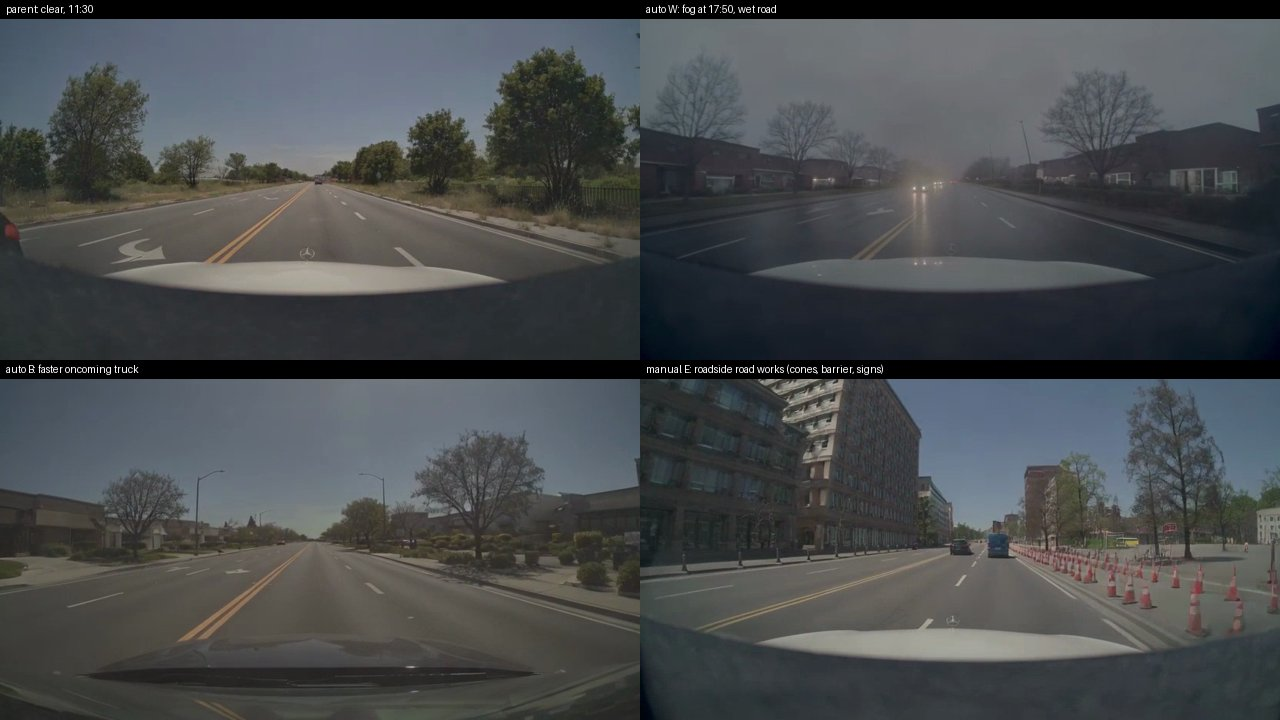
#> input picture report/figs/aug_variants.jpg, 1280 x 720 px
$ python -i hood.py   (imports and definitions only)
#> lines starting #> are read from the running program, lines starting #| are printed output that depends on the picture
"""The ego's hood in the front wide camera (T1 closed loop).

Sim-Auto draws its rig's hood across the bottom of the front frames, with the same outline in the first chunk of all 14
T1 runs (480p and 720p), but the WSM controls leave that area black, so the hood is only as steady as the I2V chain that
carries it. A chunk generated without a conditioning frame draws its own: in the 40 s protected-left rerun the redraw at
29.3 s gave a light rounded hood and the one at 33.6 s none at all, and from there to the end the front view read like a
side camera. Along the chain the hood blurs as well (the correlation of its fine detail with chunk 0's fell from 0.88 to
0.37 over the first 18 chunks). :class:`Hood` keeps chunk 0's hood and pastes it, with a soft edge, over the front
frames of every later chunk: its videos, and its last frame, which the policy sees and the next chunk is conditioned
on, so the chain carries chunk 0's hood again after a redraw. A redraw that draws its own hood larger than chunk 0's
still shows that part around the pasted one (a light rim at 29.3 s; a grey box under the wipers at 34.1 s in the next
rerun, which the chain then carried for 4 s): :meth:`Hood.leak` scores that, and the closed loop re-rolls such redraws.
"""
from __future__ import annotations

from pathlib import Path

import cv2
import numpy as np

HOOD_CAMS = ("camera_front_wide_120fov",)
# the hood, the wipers and the dark band below them down to the image's edge (the hood alone floated over the road on a
# redraw that drew none), as fractions of the width and height; measured at 1280x720 on the first chunk of 14 runs
OUTLINE = np.array([(165, 648), (350, 572), (910, 572), (1080, 648), (1095, 720), (150, 720)]) / (1280, 720)
# below the wipers the band is the road seen through the dashboard's reflection: chunk 0's markings pasted there stood
# still, so the band gets the reflection's median colour at half weight over the current road
BAND, BAND_WEIGHT = 664 / 720, 0.5
# Hood.leak above this is a redraw whose own hood shows around the pasted one: over 34 past redraws the six with a light
# rim or a box scored 0.21-0.40, the clean ones at most 0.16
LEAK_ABOVE = 0.18
ROAD = (slice(500 / 720, 530 / 720), slice(380 / 1280, 880 / 1280))      # the road just ahead, which normalises brightness


# [29 lines left out: functions _outline, hood_alpha, _open, _rel_gray, not called in this run]


class Hood:
    """``reference`` takes chunk 0's last frames; calling it pastes their hood into a later chunk's front frames."""

    def __init__(self, cams: tuple[str, ...] = HOOD_CAMS):
        self.cams = cams
        self.ref: dict[str, np.ndarray] = {}
        self.look: dict[str, np.ndarray] = {}          # chunk 0's frame as pasted, the rim and band :meth:`leak` expects

    def reference(self, frames: dict[str, str | Path]) -> None:
        """Chunk 0's last frames, the band below the wipers filled with its median colour."""
        self.ref, self.look = {}, {}
        for c, p in frames.items():
            if c in self.cams:
                raw = cv2.imread(str(p))
                img = raw.copy()
                band = _outline(img.shape[:2]) > 0
                band[:int(BAND * img.shape[0])] = False
                img[band] = np.median(img[band], 0)
                self.ref[c] = img
                self.look[c] = _rel_gray(self.paste(raw, c))

    # [42 lines left out: functions leak, paste, __call__, not called in this run]

>>> import cv2
>>> picture = cv2.imread('../../../report/figs/aug_variants.jpg', cv2.IMREAD_GRAYSCALE)
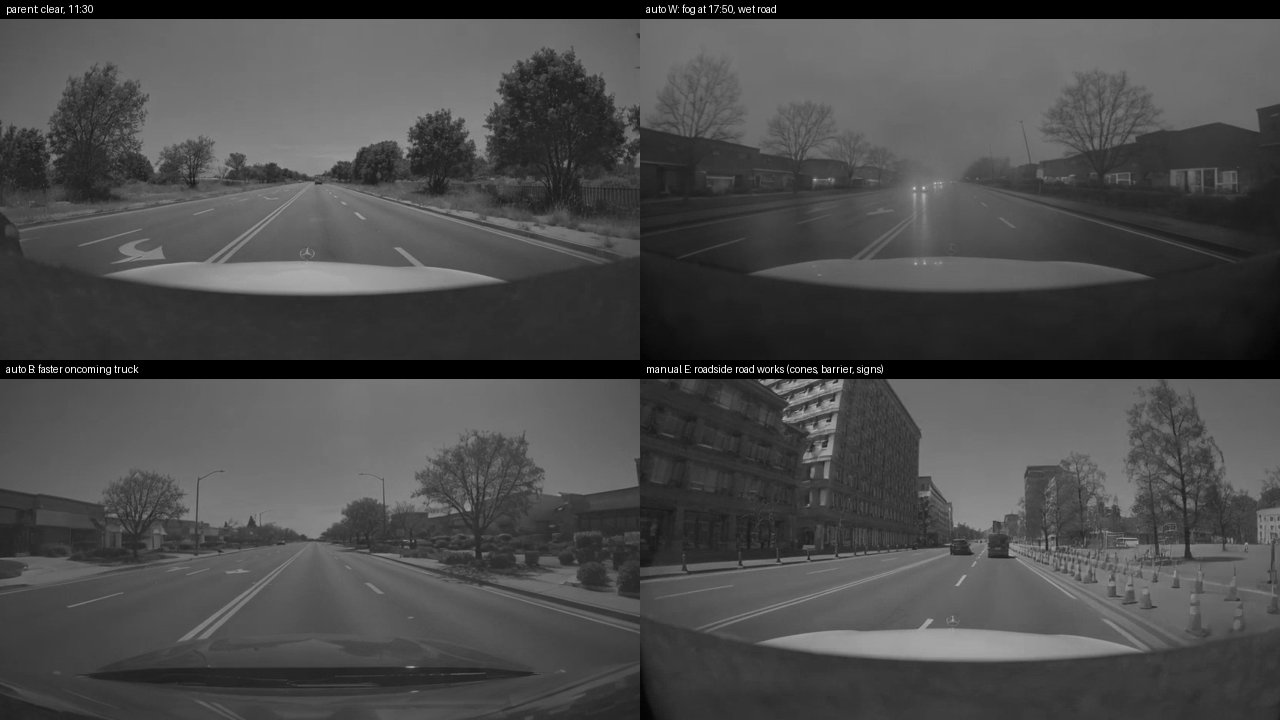
#> picture: shape (720, 1280); min 0, max 255, mean 75.5
>>> result = Hood().reference(picture)
#> (the run stopped early here; a loop or call above may not have finished)

$ run again, on report/figs/cosmos_hw_gen.jpg
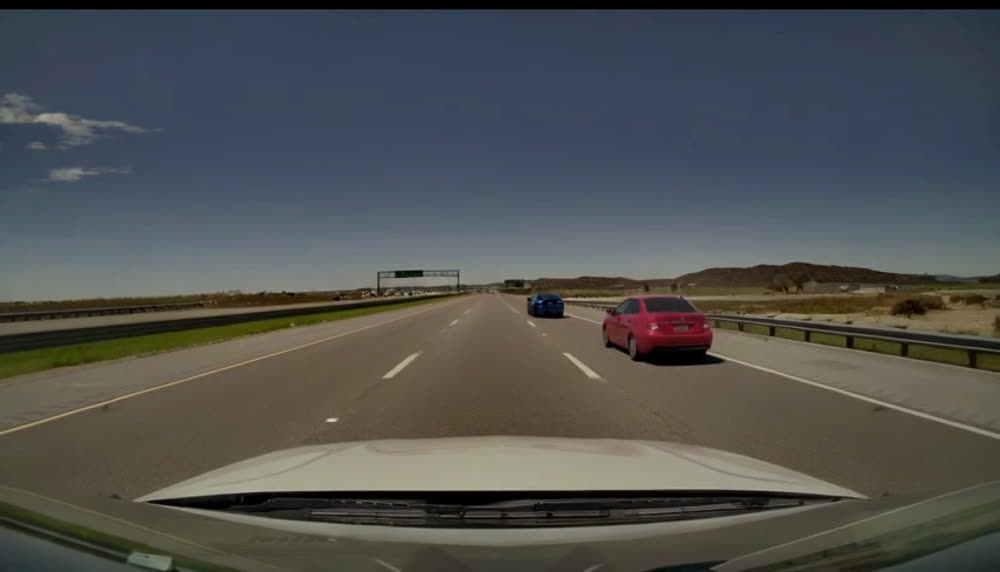
#> input picture report/figs/cosmos_hw_gen.jpg, 1000 x 572 px
#> `picture = cv2.imread('../../../report/figs/aug_variants.jpg', cv2.IMRE..`:
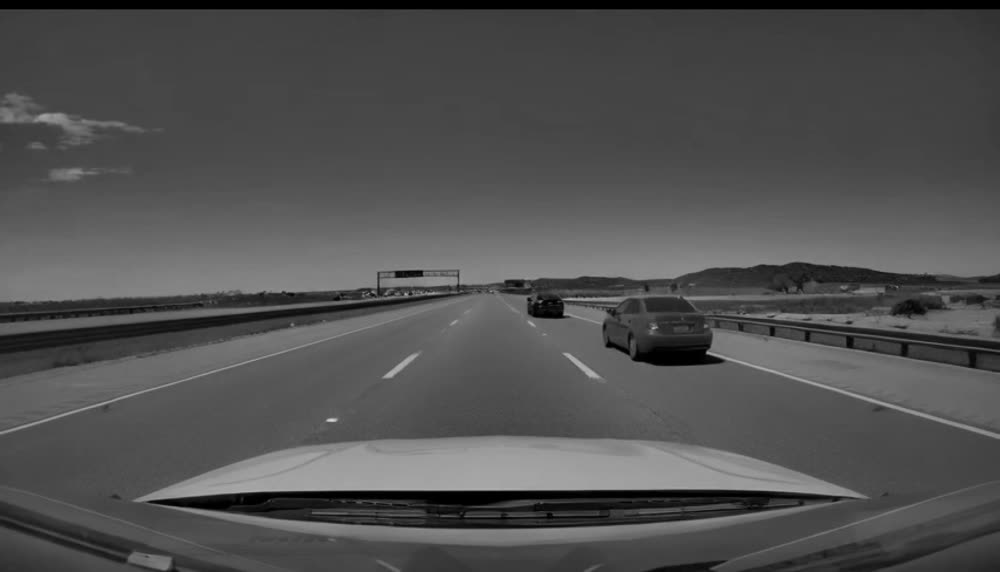
#> picture: shape (572, 1000); min 0, max 214, mean 81

$ run again, on report/figs/cosmos_uc1_sim3.jpg
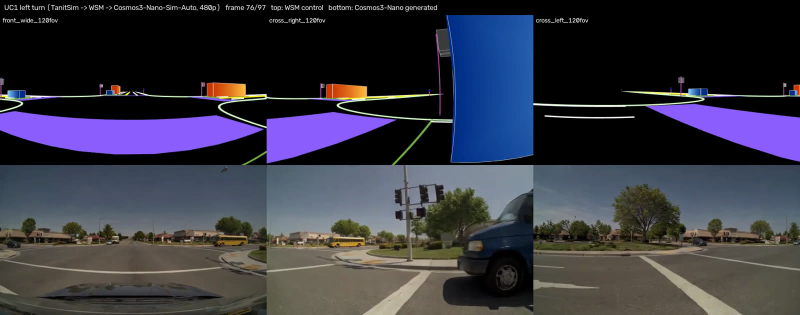
#> input picture report/figs/cosmos_uc1_sim3.jpg, 1600 x 630 px (shown at 1/2 size)
#> `picture = cv2.imread('../../../report/figs/aug_variants.jpg', cv2.IMRE..`:
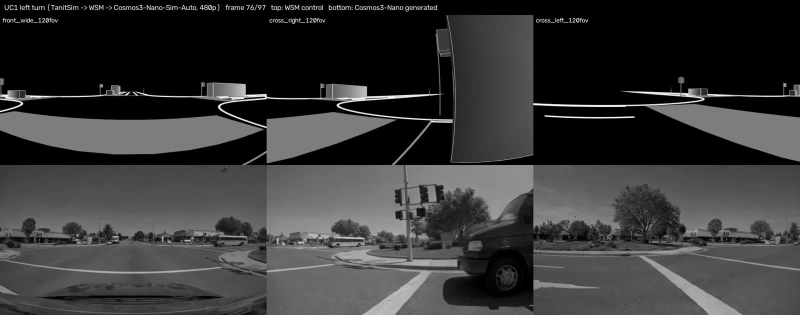
#> picture: shape (630, 1600) (shown at 1/2 size); min 0, max 255, mean 55.3
